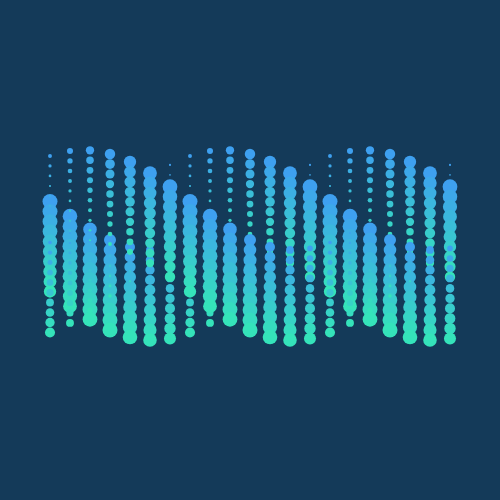
Frame 1 (no input)
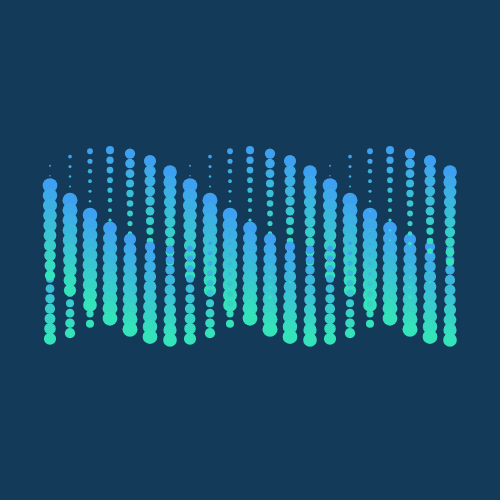
Frame 60 (no input)
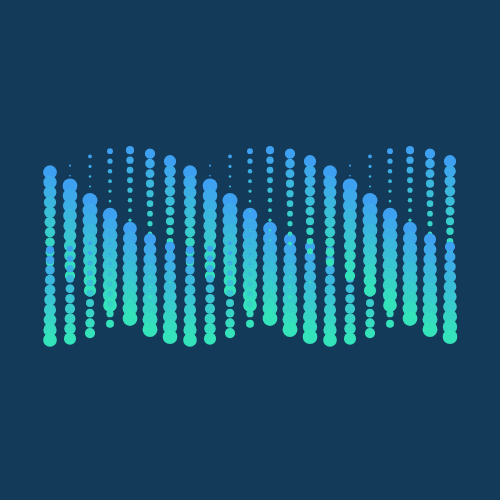
Frame 120 (the mouse pressed at the canvas centre since frame 60)

The p5.js sketch that drew these frames (run headless with seeded random() and noise() and a simulated clock; from frame 60 on, the mouse is pressed at the canvas centre):

// p5.js sketch
// ── sketch.js
// Day 2 of my generative art challenge
// Followed this tutorial:
// https://blog.kadenze.com/creative-technology/p5-js-crash-course-recreate-art-you-love/

speed = 0.03;
maxCircleSize = 15;
numRows = 10;
numCols = 21;
numStrands = 3;
let colorA;
let colorB;

function setup() {
  createCanvas(500, 500);
  noStroke();
  colorB = color(52, 235, 180);
  colorA = color(62, 160, 240);
}

function draw() {
  background(20, 58, 89);
  const phase = frameCount * speed;

  for (let strand = 0; strand < numStrands; strand += 1) {
    const strandPhase = phase + map(strand, 0, numStrands, 0, TWO_PI);

    for (let col = 0; col < numCols; col += 1) {
      const colOffset = map(col, 0, numCols, 0, TWO_PI);
      const x = (width - 100) * col / (numCols - 1) + 50;
      for (let row = 0; row < numRows; row += 1) {
        const y =
          height / 2 - 50 + row * 10 + sin(strandPhase + colOffset) * 50;
        const sizeOffset =
          (cos(strandPhase - (row / numRows) + colOffset) + 1) * 0.5;
        const circleSize = sizeOffset * maxCircleSize;
        fill(lerpColor(colorA, colorB, row / numRows));
        ellipse(x, y, circleSize, circleSize);
      }
    }
  }
}
